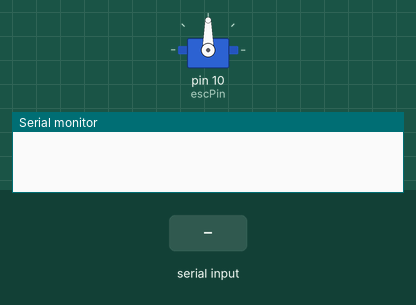
The sketch below on a simulated Arduino Uno, built with avr-gcc and run on an emulated ATmega328P. Shown: servo, the last lines printed to the serial monitor. The test bench sets the inputs (shaded band).

Above: at 1.2 s.
1.3 s: "90,45\n" received over Serial
At 2.1 s:
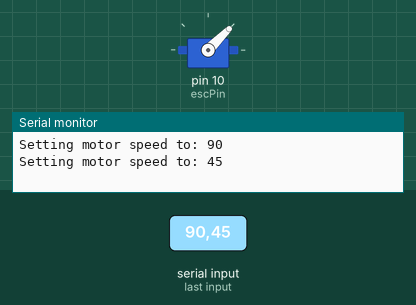
2.8 s: "30,150\n" received over Serial
At 3.3 s:
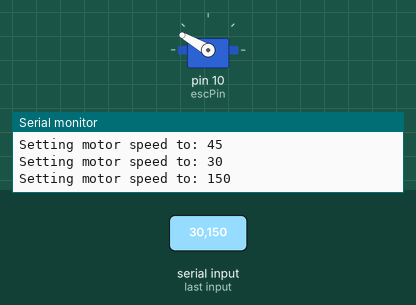
4.3 s: "5\n" received over Serial
At 5.5 s:
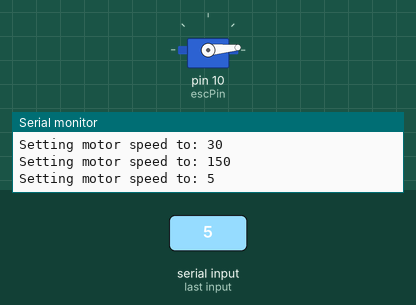
5.8 s: "90\n" received over Serial
At 6.6 s:
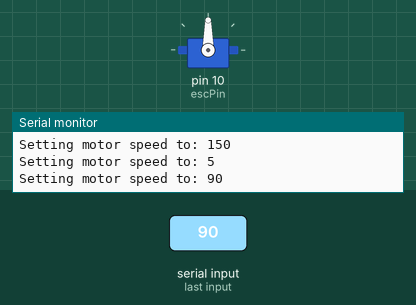
Timing chart, 0 to 8.3 s (numbered marks = the images above; inputs shaded):
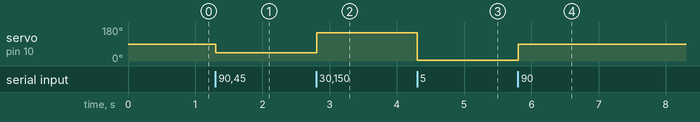

The sketch:

cycle_drive_test_JUN7.ino
```cpp
#include <Servo.h>

Servo esc;

int escPin = 10;

void setup() {
  Serial.begin(9600);
  esc.attach(escPin);
}

void loop() {
  if (Serial.available()) {
    int value = Serial.parseInt(); // Read the integer value from the serial monitor
    Serial.read(); // Clear the newline character from the input buffer
    // Ensure the value is within the valid range of 0 to 180
    if (value >= 0 && value <= 180) {
      esc.write(value); // Set the motor speed based on the received value
      //esc.writeMicroseconds(1200);
      Serial.print("Setting motor speed to: ");
      Serial.println(value);
    } else {
      Serial.println("Invalid value. Enter a value between 0 and 180.");
    }
  }
}
```

Measured:
- after the input at 1.3 s, servo on pin 10 (escPin): 90° → 45° at once
- after the input at 2.8 s, servo on pin 10 (escPin): 45° → 150° at once
- after the input at 4.3 s, servo on pin 10 (escPin): 150° → 5° at once
- after the input at 5.8 s, servo on pin 10 (escPin): 5° → 90° at once
